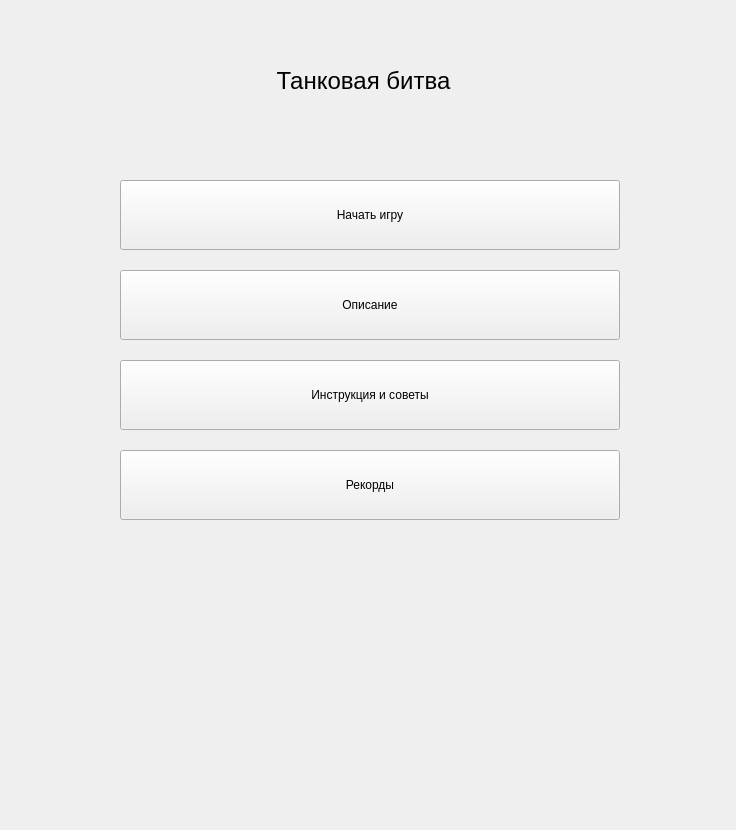
  <widget class="QWidget" name="centralwidget">
   <property name="styleSheet">
    <string notr="true">/*
 * The MIT License (MIT)
 *
 * Copyright (c) &lt;2013-2014&gt; &lt;Colin Duquesnoy&gt;
 *
 * Permission is hereby granted, free of charge, to any person obtaining a copy
 * of this software and associated documentation files (the &quot;Software&quot;), to deal
 * in the Software without restriction, including without limitation the rights
 * to use, copy, modify, merge, publish, distribute, sublicense, and/or sell
 * copies of the Software, and to permit persons to whom the Software is
 * furnished to do so, subject to the following conditions:

 * The above copyright notice and this permission notice shall be included in
 * all copies or substantial portions of the Software.

 * THE SOFTWARE IS PROVIDED &quot;AS IS&quot;, WITHOUT WARRANTY OF ANY KIND, EXPRESS OR
 * IMPLIED, INCLUDING BUT NOT LIMITED TO THE WARRANTIES OF MERCHANTABILITY,
 * FITNESS FOR A PARTICULAR PURPOSE AND NONINFRINGEMENT. IN NO EVENT SHALL THE
 * AUTHORS OR COPYRIGHT HOLDERS BE LIABLE FOR ANY CLAIM, DAMAGES OR OTHER
 * LIABILITY, WHETHER IN AN ACTION OF CONTRACT, TORT OR OTHERWISE, ARISING FROM,
 * OUT OF OR IN CONNECTION WITH THE SOFTWARE OR THE USE OR OTHER DEALINGS IN
 * THE SOFTWARE.
 */
QToolTip
{
    border: 1px solid #76797C;
    background-color: rgb(90, 102, 117);;
    color: white;
    padding: 5px;
    opacity: 200;
}

QWidget
{
    color: #eff0f1;
    background-color: #FFFFFF;
    selection-background-color:#3daee9;
    selection-color: #eff0f1;
    background-clip: border;
    border-image: none;
    border: 0px transparent black;
    outline: 0;
}

QWidget:item:hover
{
    background-color: #3daee9;
    color: #eff0f1;
}

QWidget:item:selected
{
    background-color: #3daee9;
}

QCheckBox
{
    spacing: 5px;
    outline: none;
    color: #eff0f1;
    margin-bottom: 2px;
}

QCheckBox:disabled
{
    color: #76797C;
}

QCheckBox::indicator,
QGroupBox::indicator
{
    width: 18px;
    height: 18px;
}
QGroupBox::indicator
{
    margin-left: 2px;
}

QCheckBox::indicator:unchecked
{
    image: url(:/qss_icons/Dark_rc/checkbox_unchecked.png);
}

QCheckBox::indicator:unchecked:hover,
QCheckBox::indicator:unchecked:focus,
QCheckBox::indicator:unchecked:pressed,
QGroupBox::indicator:unchecked:hover,
QGroupBox::indicator:unchecked:focus,
QGroupBox::indicator:unchecked:pressed
{
  border: none;
    image: url(:/qss_icons/Dark_rc/checkbox_unchecked_focus.png);
}

QCheckBox::indicator:checked
{
    image: url(:/qss_icons/Dark_rc/checkbox_checked.png);
}

QCheckBox::indicator:checked:hover,
QCheckBox::indicator:checked:focus,
QCheckBox::indicator:checked:pressed,
QGroupBox::indicator:checked:hover,
QGroupBox::indicator:checked:focus,
QGroupBox::indicator:checked:pressed
{
  border: none;
    image: url(:/qss_icons/Dark_rc/checkbox_checked_focus.png);
}


QCheckBox::indicator:indeterminate
{
    image: url(:/qss_icons/Dark_rc/checkbox_indeterminate.png);
}

QCheckBox::indicator:indeterminate:focus,
QCheckBox::indicator:indeterminate:hover,
QCheckBox::indicator:indeterminate:pressed
{
    image: url(:/qss_icons/Dark_rc/checkbox_indeterminate_focus.png);
}

QCheckBox::indicator:checked:disabled,
QGroupBox::indicator:checked:disabled
{
    image: url(:/qss_icons/Dark_rc/checkbox_checked_disabled.png);
}

QCheckBox::indicator:unchecked:disabled,
QGroupBox::indicator:unchecked:disabled
{
    image: url(:/qss_icons/Dark_rc/checkbox_unchecked_disabled.png);
}

QRadioButton
{
    spacing: 5px;
    outline: none;
    color: #eff0f1;
    margin-bottom: 2px;
}

QRadioButton:disabled
{
    color: #76797C;
}
QRadioButton::indicator
{
    width: 21px;
    height: 21px;
}

QRadioButton::indicator:unchecked
{
    image: url(:/qss_icons/Dark_rc/radio_unchecked.png);
}


QRadioButton::indicator:unchecked:hover,
QRadioButton::indicator:unchecked:focus,
QRadioButton::indicator:unchecked:pressed
{
    border: none;
    outline: none;
    image: url(:/qss_icons/Dark_rc/radio_unchecked_focus.png);
}

QRadioButton::indicator:checked
{
    border: none;
    outline: none;
    image: url(:/qss_icons/Dark_rc/radio_checked.png);
}

QRadioButton::indicator:checked:hover,
QRadioButton::indicator:checked:focus,
QRadioButton::indicator:checked:pressed
{
    border: none;
    outline: none;
    image: url(:/qss_icons/Dark_rc/radio_checked_focus.png);
}

QRadioButton::indicator:checked:disabled
{
    outline: none;
    image: url(:/qss_icons/Dark_rc/radio_checked_disabled.png);
}

QRadioButton::indicator:unchecked:disabled
{
    image: url(:/qss_icons/Dark_rc/radio_unchecked_disabled.png);
}


QMenuBar
{
    background-color: #31363b;
    color: #eff0f1;
}

QMenuBar::item
{
    background: transparent;
}

QMenuBar::item:selected
{
    background: transparent;
    border: 1px solid #76797C;
}

QMenuBar::item:pressed
{
    border: 1px solid #76797C;
    background-color: #3daee9;
    color: #eff0f1;
    margin-bottom:-1px;
    padding-bottom:1px;
}

QMenu
{
    border: 1px solid #76797C;
    color: #eff0f1;
    margin: 2px;
}

QMenu::icon
{
    margin: 5px;
}

QMenu::item
{
    padding: 5px 30px 5px 30px;
    margin-left: 5px;
    border: 1px solid transparent; /* reserve space for selection border */
}

QMenu::item:selected
{
    color: #eff0f1;
}

QMenu::separator {
    height: 2px;
    background: lightblue;
    margin-left: 10px;
    margin-right: 5px;
}

QMenu::indicator {
    width: 18px;
    height: 18px;
}

/* non-exclusive indicator = check box style indicator
   (see QActionGroup::setExclusive) */
QMenu::indicator:non-exclusive:unchecked {
    image: url(:/qss_icons/Dark_rc/checkbox_unchecked.png);
}

QMenu::indicator:non-exclusive:unchecked:selected {
    image: url(:/qss_icons/Dark_rc/checkbox_unchecked_disabled.png);
}

QMenu::indicator:non-exclusive:checked {
    image: url(:/qss_icons/Dark_rc/checkbox_checked.png);
}

QMenu::indicator:non-exclusive:checked:selected {
    image: url(:/qss_icons/Dark_rc/checkbox_checked_disabled.png);
}

/* exclusive indicator = radio button style indicator (see QActionGroup::setExclusive) */
QMenu::indicator:exclusive:unchecked {
    image: url(:/qss_icons/Dark_rc/radio_unchecked.png);
}

QMenu::indicator:exclusive:unchecked:selected {
    image: url(:/qss_icons/Dark_rc/radio_unchecked_disabled.png);
}

QMenu::indicator:exclusive:checked {
    image: url(:/qss_icons/Dark_rc/radio_checked.png);
}

QMenu::indicator:exclusive:checked:selected {
    image: url(:/qss_icons/Dark_rc/radio_checked_disabled.png);
}

QMenu::right-arrow {
    margin: 5px;
    image: url(:/qss_icons/Dark_rc/right_arrow.png)
}


QWidget:disabled
{
    color: #454545;
    background-color: #31363b;
}

QAbstractItemView
{
    alternate-background-color: #31363b;
    color: #eff0f1;
    border: 1px solid 3A3939;
    border-radius: 2px;
}

QWidget:focus, QMenuBar:focus
{
    border: 1px solid #3daee9;
}
QWidget
{
	background-color: rgb(96, 106, 116);
}

QTabWidget:focus, QCheckBox:focus, QRadioButton:focus, QSlider:focus
{
    border: none;
}

QLineEdit
{
    background-color: #232629;
    padding: 5px;
    border-style: solid;
    border: 1px solid #76797C;
    border-radius: 2px;
    color: #eff0f1;
}

QGroupBox {
    border:1px solid #76797C;
    border-radius: 2px;
    margin-top: 20px;
}

QGroupBox::title {
    subcontrol-origin: margin;
    subcontrol-position: top center;
    padding-left: 10px;
    padding-right: 10px;
    padding-top: 10px;
}

QAbstractScrollArea
{
    border-radius: 2px;
    border: 1px solid #76797C;
    background-color: transparent;
}

QScrollBar:horizontal
{
    height: 15px;
    margin: 3px 15px 3px 15px;
    border: 1px transparent #2A2929;
    border-radius: 4px;
    background-color: #2A2929;
}

QScrollBar::handle:horizontal
{
    background-color: #605F5F;
    min-width: 5px;
    border-radius: 4px;
}

QScrollBar::add-line:horizontal
{
    margin: 0px 3px 0px 3px;
    border-image: url(:/qss_icons/Dark_rc/right_arrow_disabled.png);
    width: 10px;
    height: 10px;
    subcontrol-position: right;
    subcontrol-origin: margin;
}

QScrollBar::sub-line:horizontal
{
    margin: 0px 3px 0px 3px;
    border-image: url(:/qss_icons/Dark_rc/left_arrow_disabled.png);
    height: 10px;
    width: 10px;
    subcontrol-position: left;
    subcontrol-origin: margin;
}

QScrollBar::add-line:horizontal:hover,QScrollBar::add-line:horizontal:on
{
    border-image: url(:/qss_icons/Dark_rc/right_arrow.png);
    height: 10px;
    width: 10px;
    subcontrol-position: right;
    subcontrol-origin: margin;
}


QScrollBar::sub-line:horizontal:hover, QScrollBar::sub-line:horizontal:on
{
    border-image: url(:/qss_icons/Dark_rc/left_arrow.png);
    height: 10px;
    width: 10px;
    subcontrol-position: left;
    subcontrol-origin: margin;
}

QScrollBar::up-arrow:horizontal, QScrollBar::down-arrow:horizontal
{
    background: none;
}


QScrollBar::add-page:horizontal, QScrollBar::sub-page:horizontal
{
    background: none;
}

QScrollBar:vertical
{
    background-color: #2A2929;
    width: 15px;
    margin: 15px 3px 15px 3px;
    border: 1px transparent #2A2929;
    border-radius: 4px;
}

QScrollBar::handle:vertical
{
    background-color: #605F5F;
    min-height: 5px;
    border-radius: 4px;
}

QScrollBar::sub-line:vertical
{
    margin: 3px 0px 3px 0px;
    border-image: url(:/qss_icons/Dark_rc/up_arrow_disabled.png);
    height: 10px;
    width: 10px;
    subcontrol-position: top;
    subcontrol-origin: margin;
}

QScrollBar::add-line:vertical
{
    margin: 3px 0px 3px 0px;
    border-image: url(:/qss_icons/Dark_rc/down_arrow_disabled.png);
    height: 10px;
    width: 10px;
    subcontrol-position: bottom;
    subcontrol-origin: margin;
}

QScrollBar::sub-line:vertical:hover,QScrollBar::sub-line:vertical:on
{

    border-image: url(:/qss_icons/Dark_rc/up_arrow.png);
    height: 10px;
    width: 10px;
    subcontrol-position: top;
    subcontrol-origin: margin;
}


QScrollBar::add-line:vertical:hover, QScrollBar::add-line:vertical:on
{
    border-image: url(:/qss_icons/Dark_rc/down_arrow.png);
    height: 10px;
    width: 10px;
    subcontrol-position: bottom;
    subcontrol-origin: margin;
}

QScrollBar::up-arrow:vertical, QScrollBar::down-arrow:vertical
{
    background: none;
}


QScrollBar::add-page:vertical, QScrollBar::sub-page:vertical
{
    background: none;
}

QTextEdit
{
    background-color: #232629;
    color: #eff0f1;
    border: 1px solid #76797C;
}

QPlainTextEdit
{
    background-color: #232629;;
    color: #eff0f1;
    border-radius: 2px;
    border: 1px solid #76797C;
}

QHeaderView::section
{
    background-color: #76797C;
    color: #eff0f1;
    padding: 5px;
    border: 1px solid #76797C;
}

QSizeGrip {
    image: url(:/qss_icons/Dark_rc/sizegrip.png);
    width: 12px;
    height: 12px;
}


QMainWindow::separator
{
    background-color: #31363b;
    color: white;
    padding-left: 4px;
    spacing: 2px;
    border: 1px dashed #76797C;
}

QMainWindow::separator:hover
{

    background-color: #white;
    color: white;
    padding-left: 4px;
    border: 1px solid #76797C;
    spacing: 2px;
}


QMenu::separator
{
    height: 1px;
    background-color: #76797C;
    color: white;
    padding-left: 4px;
    margin-left: 10px;
    margin-right: 5px;
}


QFrame
{
    border-radius: 2px;
    border: 1px solid #76797C;
}

QFrame[frameShape=&quot;0&quot;]
{
    border-radius: 2px;
    border: 1px transparent #76797C;
}

QStackedWidget
{
    border: 1px transparent black;
}

QToolBar {
    border: 1px transparent #393838;
    background: 1px solid #31363b;
    font-weight: bold;
}

QToolBar::handle:horizontal {
    image: url(:/qss_icons/Dark_rc/Hmovetoolbar.png);
}
QToolBar::handle:vertical {
    image: url(:/qss_icons/Dark_rc/Vmovetoolbar.png);
}
QToolBar::separator:horizontal {
    image: url(:/qss_icons/Dark_rc/Hsepartoolbar.png);
}
QToolBar::separator:vertical {
    image: url(:/qss_icons/Dark_rc/Vsepartoolbar.png);
}
QToolButton#qt_toolbar_ext_button {
    background: #58595a
}

QPushButton
{
    color: #eff0f1;
    background-color: #31363b;
    border-width: 1px;
    border-color: #76797C;
    border-style: solid;
    padding: 5px;
    border-radius: 2px;
    outline: none;
}

QPushButton:disabled
{
    background-color: #31363b;
    border-width: 1px;
    border-color: #454545;
    border-style: solid;
    padding-top: 5px;
    padding-bottom: 5px;
    padding-left: 10px;
    padding-right: 10px;
    border-radius: 2px;
    color: #454545;
}

QPushButton:focus {
    background-color: #3daee9;
    color: white;
}

QPushButton:pressed
{
    background-color: #3daee9;
    padding-top: -15px;
    padding-bottom: -17px;
}

QComboBox
{
    selection-background-color: #3daee9;
    border-style: solid;
    border: 1px solid #76797C;
    border-radius: 2px;
    padding: 5px;
    min-width: 75px;
}

QPushButton:checked{
    background-color: #76797C;
    border-color: #6A6969;
}

QComboBox:hover,QPushButton:hover,QAbstractSpinBox:hover,QLineEdit:hover,QTextEdit:hover,QPlainTextEdit:hover,QAbstractView:hover,QTreeView:hover
{
    border: 1px solid #3daee9;
    color: #eff0f1;
}

QComboBox:on
{
    padding-top: 3px;
    padding-left: 4px;
    selection-background-color: #4a4a4a;
}

QComboBox QAbstractItemView
{
    background-color: #232629;
    border-radius: 2px;
    border: 1px solid #76797C;
    selection-background-color: #3daee9;
}

QComboBox::drop-down
{
    subcontrol-origin: padding;
    subcontrol-position: top right;
    width: 15px;

    border-left-width: 0px;
    border-left-color: darkgray;
    border-left-style: solid;
    border-top-right-radius: 3px;
    border-bottom-right-radius: 3px;
}

QComboBox::down-arrow
{
    image: url(:/qss_icons/Dark_rc/down_arrow_disabled.png);
}

QComboBox::down-arrow:on, QComboBox::down-arrow:hover,
QComboBox::down-arrow:focus
{
    image: url(:/qss_icons/Dark_rc/down_arrow.png);
}

QAbstractSpinBox {
    padding: 5px;
    border: 1px solid #76797C;
    background-color: #232629;
    color: #eff0f1;
    border-radius: 2px;
    min-width: 75px;
}

QAbstractSpinBox:up-button
{
    background-color: transparent;
    subcontrol-origin: border;
    subcontrol-position: center right;
}

QAbstractSpinBox:down-button
{
    background-color: transparent;
    subcontrol-origin: border;
    subcontrol-position: center left;
}

QAbstractSpinBox::up-arrow,QAbstractSpinBox::up-arrow:disabled,QAbstractSpinBox::up-arrow:off {
    image: url(:/qss_icons/Dark_rc/up_arrow_disabled.png);
    width: 10px;
    height: 10px;
}
QAbstractSpinBox::up-arrow:hover
{
    image: url(:/qss_icons/Dark_rc/up_arrow.png);
}


QAbstractSpinBox::down-arrow,QAbstractSpinBox::down-arrow:disabled,QAbstractSpinBox::down-arrow:off
{
    image: url(:/qss_icons/Dark_rc/down_arrow_disabled.png);
    width: 10px;
    height: 10px;
}
QAbstractSpinBox::down-arrow:hover
{
    image: url(:/qss_icons/Dark_rc/down_arrow.png);
}
QMenuWidget
{
	background-color: #31363b;
	color: #31363b;

}

QLabel
{
    border: 0px solid black;
}

QTabWidget{
    border: 0px transparent black;
}

QTabWidget::pane {
    border: 1px solid #76797C;
    padding: 5px;
    margin: 0px;
}

QTabBar
{
    qproperty-drawBase: 0;
    left: 5px; /* move to the right by 5px */
    border-radius: 3px;
}

QTabBar:focus
{
    border: 0px transparent black;
}

QTabBar::close-button  {
    image: url(:/qss_icons/Dark_rc/close.png);
    background: transparent;
}

QTabBar::close-button:hover
{
    image: url(:/qss_icons/Dark_rc/close-hover.png);
    background: transparent;
}

QTabBar::close-button:pressed {
    image: url(:/qss_icons/Dark_rc/close-pressed.png);
    background: transparent;
}

/* TOP TABS */
QTabBar::tab:top {
    color: #eff0f1;
    border: 1px solid #76797C;
    border-bottom: 1px transparent black;
    background-color: #31363b;
    padding: 5px;
    min-width: 50px;
    border-top-left-radius: 2px;
    border-top-right-radius: 2px;
}

QTabBar::tab:top:!selected
{
    color: #eff0f1;
    background-color: #54575B;
    border: 1px solid #76797C;
    border-bottom: 1px transparent black;
    border-top-left-radius: 2px;
    border-top-right-radius: 2px;    
}

QTabBar::tab:top:!selected:hover {
    background-color: #3daee9;
}

/* BOTTOM TABS */
QTabBar::tab:bottom {
    color: #eff0f1;
    border: 1px solid #76797C;
    border-top: 1px transparent black;
    background-color: #31363b;
    padding: 5px;
    border-bottom-left-radius: 2px;
    border-bottom-right-radius: 2px;
    min-width: 50px;
}

QTabBar::tab:bottom:!selected
{
    color: #eff0f1;
    background-color: #54575B;
    border: 1px solid #76797C;
    border-top: 1px transparent black;
    border-bottom-left-radius: 2px;
    border-bottom-right-radius: 2px;
}

QTabBar::tab:bottom:!selected:hover {
    background-color: #3daee9;
}

/* LEFT TABS */
QTabBar::tab:left {
    color: #eff0f1;
    border: 1px solid #76797C;
    border-left: 1px transparent black;
    background-color: #31363b;
    padding: 5px;
    border-top-right-radius: 2px;
    border-bottom-right-radius: 2px;
    min-height: 50px;
}

QTabBar::tab:left:!selected
{
    color: #eff0f1;
    background-color: #54575B;
    border: 1px solid #76797C;
    border-left: 1px transparent black;
    border-top-right-radius: 2px;
    border-bottom-right-radius: 2px;
}

QTabBar::tab:left:!selected:hover {
    background-color: #3daee9;
}


/* RIGHT TABS */
QTabBar::tab:right {
    color: #eff0f1;
    border: 1px solid #76797C;
    border-right: 1px transparent black;
    background-color: #31363b;
    padding: 5px;
    border-top-left-radius: 2px;
    border-bottom-left-radius: 2px;
    min-height: 50px;
}

QTabBar::tab:right:!selected
{
    color: #eff0f1;
    background-color: #54575B;
    border: 1px solid #76797C;
    border-right: 1px transparent black;
    border-top-left-radius: 2px;
    border-bottom-left-radius: 2px;
}

QTabBar::tab:right:!selected:hover {
    background-color: #3daee9;
}

QTabBar QToolButton::right-arrow:enabled {
     image: url(:/qss_icons/Dark_rc/right_arrow.png);
 }

 QTabBar QToolButton::left-arrow:enabled {
     image: url(:/qss_icons/Dark_rc/left_arrow.png);
 }

QTabBar QToolButton::right-arrow:disabled {
     image: url(:/qss_icons/Dark_rc/right_arrow_disabled.png);
 }

 QTabBar QToolButton::left-arrow:disabled {
     image: url(:/qss_icons/Dark_rc/left_arrow_disabled.png);
 }


QDockWidget {
    background: #31363b;
    border: 1px solid #403F3F;
    titlebar-close-icon: url(:/qss_icons/Dark_rc/close.png);
    titlebar-normal-icon: url(:/qss_icons/Dark_rc/undock.png);
}

QDockWidget::close-button, QDockWidget::float-button {
    border: 1px solid transparent;
    border-radius: 2px;
    background: transparent;
}

QDockWidget::close-button:hover, QDockWidget::float-button:hover {
    background: rgba(255, 255, 255, 10);
}

QDockWidget::close-button:pressed, QDockWidget::float-button:pressed {
    padding: 1px -1px -1px 1px;
    background: rgba(255, 255, 255, 10);
}

QTreeView, QListView
{
    border: 1px solid #76797C;
    background-color: #232629;
}

QTreeView:branch:selected, QTreeView:branch:hover
{
    background: url(:/qss_icons/Dark_rc/transparent.png);
}

QTreeView::branch:has-siblings:!adjoins-item {
    border-image: url(:/qss_icons/Dark_rc/transparent.png);
}

QTreeView::branch:has-siblings:adjoins-item {
    border-image: url(:/qss_icons/Dark_rc/transparent.png);
}

QTreeView::branch:!has-children:!has-siblings:adjoins-item {
    border-image: url(:/qss_icons/Dark_rc/transparent.png);
}

QTreeView::branch:has-children:!has-siblings:closed,
QTreeView::branch:closed:has-children:has-siblings {
    image: url(:/qss_icons/Dark_rc/branch_closed.png);
}

QTreeView::branch:open:has-children:!has-siblings,
QTreeView::branch:open:has-children:has-siblings  {
    image: url(:/qss_icons/Dark_rc/branch_open.png);
}

QTreeView::branch:has-children:!has-siblings:closed:hover,
QTreeView::branch:closed:has-children:has-siblings:hover {
    image: url(:/qss_icons/Dark_rc/branch_closed-on.png);
    }

QTreeView::branch:open:has-children:!has-siblings:hover,
QTreeView::branch:open:has-children:has-siblings:hover  {
    image: url(:/qss_icons/Dark_rc/branch_open-on.png);
    }

QListView::item:!selected:hover, QTreeView::item:!selected:hover  {
    background: rgba(167,218,245, 0.3);
    outline: 0;
    color: #eff0f1
}

QListView::item:selected:hover, QTreeView::item:selected:hover  {
    background: #3daee9;
    color: #eff0f1;
}

QSlider::groove:horizontal {
    border: 1px solid #565a5e;
    height: 4px;
    background: #565a5e;
    margin: 0px;
    border-radius: 2px;
}

QSlider::handle:horizontal {
    background: #232629;
    border: 1px solid #565a5e;
    width: 16px;
    height: 16px;
    margin: -8px 0;
    border-radius: 9px;
}

QSlider::groove:vertical {
    border: 1px solid #565a5e;
    width: 4px;
    background: #565a5e;
    margin: 0px;
    border-radius: 3px;
}

QSlider::handle:vertical {
    background: #232629;
    border: 1px solid #565a5e;
    width: 16px;
    height: 16px;
    margin: 0 -8px;
    border-radius: 9px;
}

QToolButton {
    background-color: transparent;
    border: 1px transparent #76797C;
    border-radius: 2px;
    margin: 3px;
    padding: 5px;
}

QToolButton[popupMode=&quot;1&quot;] { /* only for MenuButtonPopup */
 padding-right: 20px; /* make way for the popup button */
 border: 1px #76797C;
 border-radius: 5px;
}

QToolButton[popupMode=&quot;2&quot;] { /* only for InstantPopup */
 padding-right: 10px; /* make way for the popup button */
 border: 1px #76797C;
}


QToolButton:hover, QToolButton::menu-button:hover {
    background-color: transparent;
    border: 1px solid #3daee9;
    padding: 5px;
}

QToolButton:checked, QToolButton:pressed,
        QToolButton::menu-button:pressed {
    background-color: #3daee9;
    border: 1px solid #3daee9;
    padding: 5px;
}

/* the subcontrol below is used only in the InstantPopup or DelayedPopup mode */
QToolButton::menu-indicator {
    image: url(:/qss_icons/Dark_rc/down_arrow.png);
    top: -7px; left: -2px; /* shift it a bit */
}

/* the subcontrols below are used only in the MenuButtonPopup mode */
QToolButton::menu-button {
    border: 1px transparent #76797C;
    border-top-right-radius: 6px;
    border-bottom-right-radius: 6px;
    /* 16px width + 4px for border = 20px allocated above */
    width: 16px;
    outline: none;
}

QToolButton::menu-arrow {
    image: url(:/qss_icons/Dark_rc/down_arrow.png);
}

QToolButton::menu-arrow:open {
    border: 1px solid #76797C;
}

QPushButton::menu-indicator  {
    subcontrol-origin: padding;
    subcontrol-position: bottom right;
    left: 8px;
}

QTableView
{
    border: 1px solid #76797C;
    gridline-color: #31363b;
    background-color: #232629;
}


QTableView, QHeaderView
{
    border-radius: 0px;
}

QTableView::item:pressed, QListView::item:pressed, QTreeView::item:pressed  {
    background: #3daee9;
    color: #eff0f1;
}

QTableView::item:selected:active, QTreeView::item:selected:active, QListView::item:selected:active  {
    background: #3daee9;
    color: #eff0f1;
}


QHeaderView
{
    background-color: #31363b;
    border: 1px transparent;
    border-radius: 0px;
    margin: 0px;
    padding: 0px;

}

QHeaderView::section  {
    background-color: #31363b;
    color: #eff0f1;
    padding: 5px;
    border: 1px solid #76797C;
    border-radius: 0px;
    text-align: center;
}

QHeaderView::section::vertical::first, QHeaderView::section::vertical::only-one
{
    border-top: 1px solid #76797C;
}

QHeaderView::section::vertical
{
    border-top: transparent;
}

QHeaderView::section::horizontal::first, QHeaderView::section::horizontal::only-one
{
    border-left: 1px solid #76797C;
}

QHeaderView::section::horizontal
{
    border-left: transparent;
}


QHeaderView::section:checked
 {
    color: white;
    background-color: #334e5e;
 }

 /* style the sort indicator */
QHeaderView::down-arrow {
    image: url(:/qss_icons/Dark_rc/down_arrow.png);
}

QHeaderView::up-arrow {
    image: url(:/qss_icons/Dark_rc/up_arrow.png);
}


QTableCornerButton::section {
    background-color: #31363b;
    border: 1px transparent #76797C;
    border-radius: 0px;
}

QToolBox  {
    padding: 5px;
    border: 1px transparent black;
}

QToolBox::tab {
    color: #eff0f1;
    background-color: #31363b;
    border: 1px solid #76797C;
    border-bottom: 1px transparent #31363b;
    border-top-left-radius: 5px;
    border-top-right-radius: 5px;
}

QToolBox::tab:selected { /* italicize selected tabs */
    font: italic;
    background-color: #31363b;
    border-color: #3daee9;
 }

QStatusBar::item {
    border: 0px transparent dark;
 }


QFrame[height=&quot;3&quot;], QFrame[width=&quot;3&quot;] {
    background-color: #76797C;
}


QSplitter::handle {
    border: 1px dashed #76797C;
}

QSplitter::handle:hover {
    background-color: #787876;
    border: 1px solid #76797C;
}

QSplitter::handle:horizontal {
    width: 1px;
}

QSplitter::handle:vertical {
    height: 1px;
}

QProgressBar {
    border: 1px solid #76797C;
    border-radius: 5px;
    text-align: center;
}

QProgressBar::chunk {
    background-color: #05B8CC;
}

QDateEdit
{
    selection-background-color: #3daee9;
    border-style: solid;
    border: 1px solid #3375A3;
    border-radius: 2px;
    padding: 1px;
    min-width: 75px;
}

QDateEdit:on
{
    padding-top: 3px;
    padding-left: 4px;
    selection-background-color: #4a4a4a;
}

QDateEdit QAbstractItemView
{
    background-color: #232629;
    border-radius: 2px;
    border: 1px solid #3375A3;
    selection-background-color: #3daee9;
}

QDateEdit::drop-down
{
    subcontrol-origin: padding;
    subcontrol-position: top right;
    width: 15px;
    border-left-width: 0px;
    border-left-color: darkgray;
    border-left-style: solid;
    border-top-right-radius: 3px;
    border-bottom-right-radius: 3px;
}

QDateEdit::down-arrow
{
    image: url(:/qss_icons/Dark_rc/down_arrow_disabled.png);
}

QDateEdit::down-arrow:on, QDateEdit::down-arrow:hover,
QDateEdit::down-arrow:focus
{
    image: url(:/qss_icons/Dark_rc/down_arrow.png);
}</string>
   </property>
   <widget class="QLabel" name="label">
    <property name="geometry">
     <rect>
      <x>0</x>
      <y>50</y>
      <width>727</width>
      <height>61</height>
     </rect>
    </property>
    <property name="font">
     <font>
      <family>Segoe UI</family>
      <pointsize>18</pointsize>
     </font>
    </property>
    <property name="text">
     <string>Танковая битва</string>
    </property>
    <property name="textFormat">
     <enum>Qt::AutoText</enum>
    </property>
    <property name="alignment">
     <set>Qt::AlignCenter</set>
    </property>
   </widget>
   <widget class="QWidget" name="verticalLayoutWidget">
    <property name="geometry">
     <rect>
      <x>120</x>
      <y>180</y>
      <width>502</width>
      <height>342</height>
     </rect>
    </property>
    <layout class="QVBoxLayout" name="verticalLayout">
     <property name="spacing">
      <number>20</number>
     </property>
     <property name="sizeConstraint">
      <enum>QLayout::SetDefaultConstraint</enum>
     </property>
     <item>
      <widget class="QPushButton" name="startButton">
       <property name="sizePolicy">
        <sizepolicy hsizetype="Fixed" vsizetype="Fixed">
         <horstretch>0</horstretch>
         <verstretch>0</verstretch>
        </sizepolicy>
       </property>
       <property name="minimumSize">
        <size>
         <width>500</width>
         <height>70</height>
        </size>
       </property>
       <property name="focusPolicy">
        <enum>Qt::NoFocus</enum>
       </property>
       <property name="text">
        <string>Начать игру</string>
       </property>
       <attribute name="buttonGroup">
        <string notr="true">buttonsGroup</string>
       </attribute>
      </widget>
     </item>
     <item>
      <widget class="QPushButton" name="descriptionButton">
       <property name="sizePolicy">
        <sizepolicy hsizetype="Fixed" vsizetype="Fixed">
         <horstretch>0</horstretch>
         <verstretch>0</verstretch>
        </sizepolicy>
       </property>
       <property name="minimumSize">
        <size>
         <width>500</width>
         <height>70</height>
        </size>
       </property>
       <property name="focusPolicy">
        <enum>Qt::NoFocus</enum>
       </property>
       <property name="text">
        <string>Описание</string>
       </property>
       <attribute name="buttonGroup">
        <string notr="true">buttonsGroup</string>
       </attribute>
      </widget>
     </item>
     <item>
      <widget class="QPushButton" name="instructionButton">
       <property name="sizePolicy">
        <sizepolicy hsizetype="Fixed" vsizetype="Fixed">
         <horstretch>0</horstretch>
         <verstretch>0</verstretch>
        </sizepolicy>
       </property>
       <property name="minimumSize">
        <size>
         <width>500</width>
         <height>70</height>
        </size>
       </property>
       <property name="focusPolicy">
        <enum>Qt::NoFocus</enum>
       </property>
       <property name="text">
        <string>Инструкция и советы</string>
       </property>
       <attribute name="buttonGroup">
        <string notr="true">buttonsGroup</string>
       </attribute>
      </widget>
     </item>
     <item>
      <widget class="QPushButton" name="recordsButton">
       <property name="sizePolicy">
        <sizepolicy hsizetype="Fixed" vsizetype="Fixed">
         <horstretch>0</horstretch>
         <verstretch>0</verstretch>
        </sizepolicy>
       </property>
       <property name="minimumSize">
        <size>
         <width>500</width>
         <height>70</height>
        </size>
       </property>
       <property name="focusPolicy">
        <enum>Qt::NoFocus</enum>
       </property>
       <property name="text">
        <string>Рекорды</string>
       </property>
       <attribute name="buttonGroup">
        <string notr="true">buttonsGroup</string>
       </attribute>
      </widget>
     </item>
    </layout>
   </widget>
   <widget class="QLabel" name="logo">
    <property name="geometry">
     <rect>
      <x>170</x>
      <y>600</y>
      <width>421</width>
      <height>221</height>
     </rect>
    </property>
    <property name="text">
     <string/>
    </property>
    <property name="pixmap">
     <pixmap>:/Images/logocompany2.png</pixmap>
    </property>
   </widget>
  </widget>
